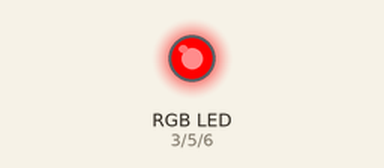
Recording of a sketch running on a simulated Arduino Uno, built with avr-gcc and run on an emulated ATmega328P. Parts: an RGB LED mixed from three pins (HIGH = lit).

Above: at 0.5 s.
At 1.5 s:
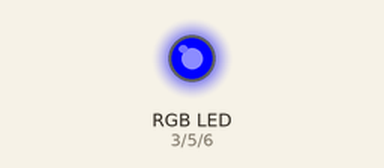
At 5.5 s:
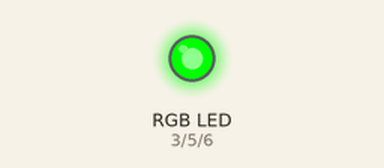
Timing chart, 0 to 6.9 s (numbered marks = the images above):
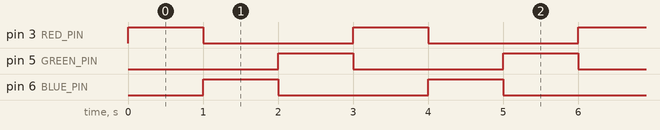

The sketch:

training11_RGB_LED.ino
```cpp
// const int red_pin = 3; <- Można definiować stałe w ten sposób.
// Albo w ten poniżej:

#define RED_PIN   3
#define GREEN_PIN 5
#define BLUE_PIN  6

void setup() {
  // put your setup code here, to run once:
  pinMode(RED_PIN, OUTPUT);
  pinMode(GREEN_PIN, OUTPUT);
  pinMode(BLUE_PIN, OUTPUT);
}

void loop() {
  // put your main code here, to run repeatedly:
  blinker(GREEN_PIN, RED_PIN);
  blinker(RED_PIN, BLUE_PIN);
  blinker(BLUE_PIN, GREEN_PIN);
}

void blinker(char pin1, char pin2){
  digitalWrite(pin1, LOW);   // turn the LED on (HIGH is the voltage level)
  digitalWrite(pin2, HIGH);    // turn the LED off by making the voltage LOW
  delay(1000);                       // wait for a second
}
```

Measured:
- by itself, pin 3 (RED_PIN), pin 5 (GREEN_PIN), pin 6 (BLUE_PIN): alternates HIGH for 1.0 s and LOW for 2.0 s
- by itself, everything shown: repeats every 3.0 s, in 3 steps
